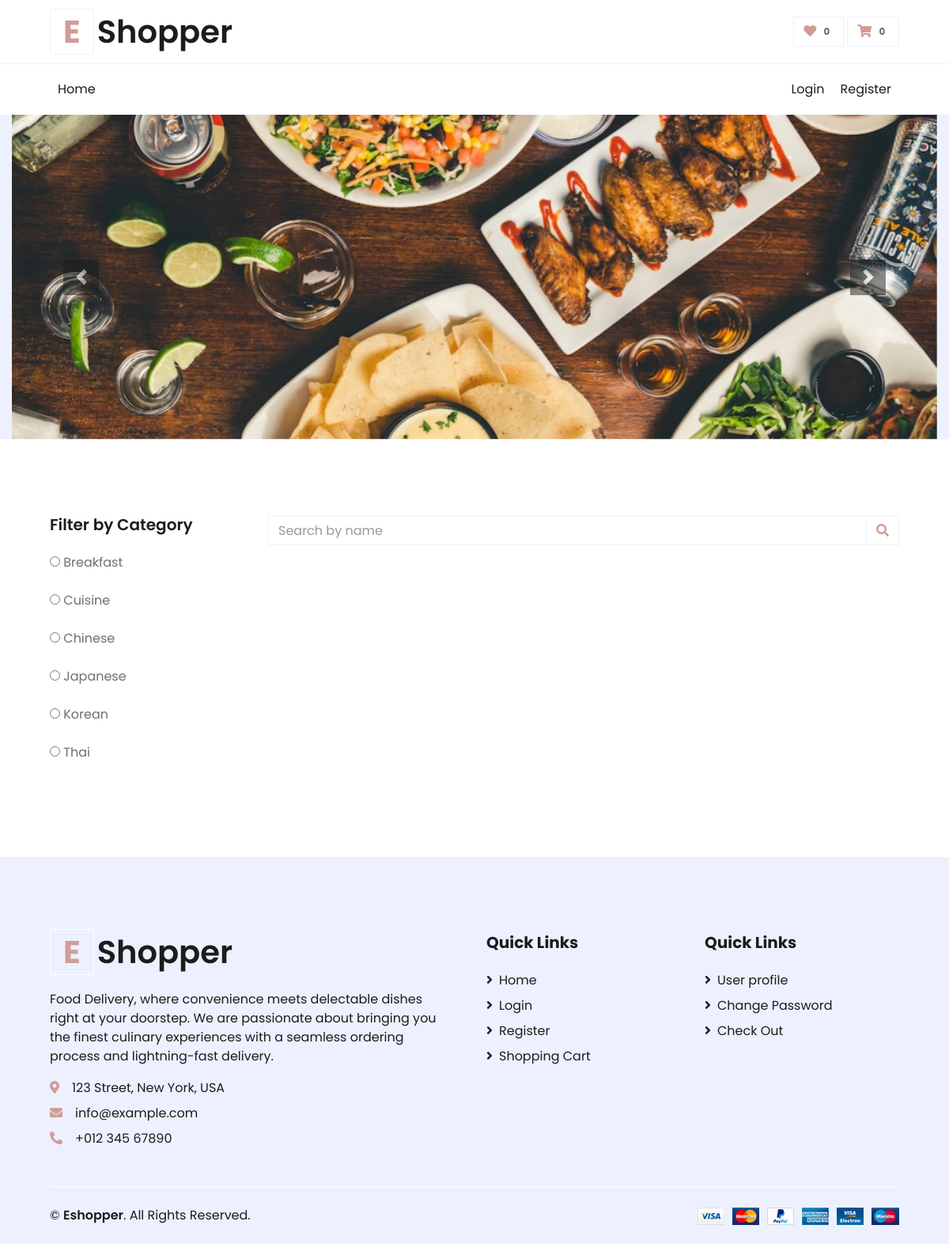
The page / on the database its author committed.
### tables this page shows
CREATE TABLE `categories` (
  `id` int NOT NULL,
  `category_name` varchar(255) NOT NULL,
  `deleted_at` int NOT NULL DEFAULT '0'
);

### index.php (the view, shortened to what this page needs)
<?php
    include_once('header.php');
?>
        <div class="container-fluid bg-secondary mb-5">
        <div id="header-carousel" class="carousel slide" data-ride="carousel">
                    <div class="carousel-inner">
                        <div class="carousel-item active" style="height: 410px;">
                            <img class="img-fluid" src="assets/img/banner1.jpg" alt="Image">
                        </div>
                    </div>
                    <a class="carousel-control-prev" href="#header-carousel" data-slide="prev">
                        <div class="btn btn-dark" style="width: 45px; height: 45px;">
                            <span class="carousel-control-prev-icon mb-n2"></span>
                        </div>
                    </a>
                    <a class="carousel-control-next" href="#header-carousel" data-slide="next">
                        <div class="btn btn-dark" style="width: 45px; height: 45px;">
                            <span class="carousel-control-next-icon mb-n2"></span>
                        </div>
                    </a>
                </div>
        </div>
    <div class="container-fluid pt-5">
        <div class="row px-xl-5">
            <div class="col-lg-3 col-md-12">
                <div class="mb-4 pb-4">
                    <h5 class="font-weight-semi-bold mb-4">Filter by Category</h5>
                        <?php
                            $select_category = "SELECT * FROM categories
                                                WHERE deleted_at = 0
                                               ";
                            $select_category_query = mysqli_query($connect,$select_category);
                            $select_category_count = mysqli_num_rows($select_category_query);
                            for ($i=0; $i < $select_category_count ; $i++) {
                                $row_categories = mysqli_fetch_assoc($select_category_query);
                        ?>
                            <div class="form-group">
                                <input type="radio" name="category_id" id="category<?php echo $i; ?>" class="categories" value="<?php echo $row_categories['id']; ?>">
                                <label for="category<?php echo $i; ?>" class="search-label"><?php echo $row_categories['category_name'];?></label>
                            </div>
                        <?php
                            }
                        ?>
                </div>
            </div>
            <div class="col-lg-9 col-md-12">
                <div class="row pb-3">
                    <div class="col-12 pb-1">
                        <div class="d-flex align-items-center justify-content-between mb-4">
                            <div class="input-group">
                                <input type="text" class="form-control" placeholder="Search by name" id="search-name">
                                <div class="input-group-append">
                                    <span class="input-group-text bg-transparent text-primary">
                                        <i class="fa fa-search"></i>
                                    </span>
                                </div>
                            </div>
                        </div>
                    </div>
                </div>
                <div class="row pb-3" id="search-data">
                </div>
                <div class="col-12 pb-1">
                </div>
            </div>
        </div>
    </div>
<?php
    include_once('footer.php');
?>

### rows shown on the page
categories: category_name "Breakfast"
categories: category_name "Cuisine"
categories: category_name "Chinese"
categories: category_name "Japanese"
categories: category_name "Korean"
categories: category_name "Thai"
